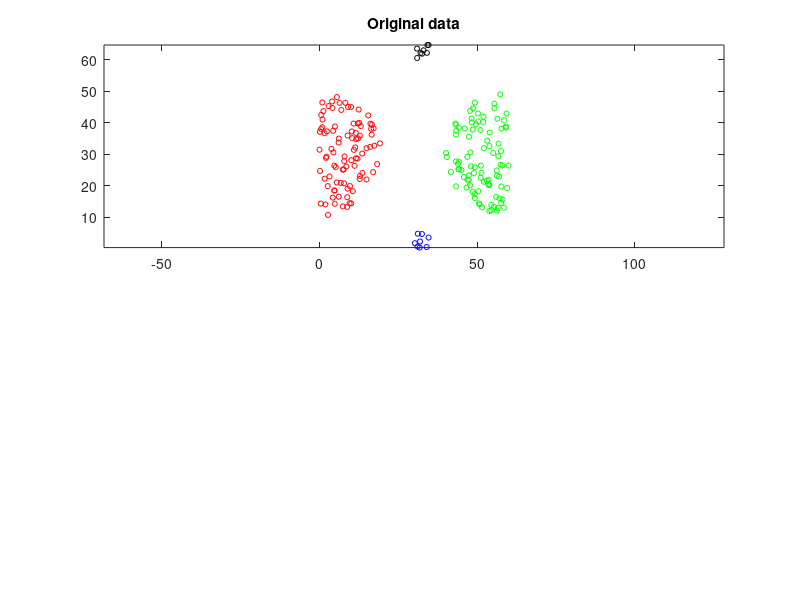

The MATLAB source for this figure: (Note: this script raises an error after producing the figure.)


clear;
clc;

% ---------- load and visualize data ----------------------


load synthetic_data6.mat

g = figure;
subplot(211);
hold on;
dotsize = 14;
colors = [1,0,0;
        0,0,1;
        0,0,0
        0,1,0;];
C = zeros(3,size(ground_truth,1));
for i = 1 : size(ground_truth,1)
   C(:,i) = colors(ground_truth(i),:);
end
scatter(X(1,:), X(2,:), dotsize, C', 'SizeData', dotsize); axis equal;
title('Original data');
disp('Corners');
box on


% --------------- run algorithm KNSC-Ncut -----------------

%parameters
mu = 100;
alpha = 10;
lambda = 0;

sigma = 5; %ACC = 90.0938

K = gausskernel(X,X,sigma);
v = sum(K,2);
D = diag(v); 

% call clustering algorithm with 300 iteration
[H,W] =  KNSC_Ncut(X, k, K, D, alpha, mu, 300);

% obtain cluster memberships
[val,IDX] = max(H);
     
disp('accuracy');
[ACCMAX_kernel] = accuracy(ground_truth, IDX');
disp(ACCMAX_kernel);

% plot clusterin results
subplot(212);
C = zeros(3,size(IDX,2));
for i = 1 : size(IDX,2)
   C(:,i) = colors(IDX(i),:);
end
scatter(X(1,:), X(2,:), dotsize, C'); axis equal;
title('Clustering results: KSNC-Ncut');
box on
